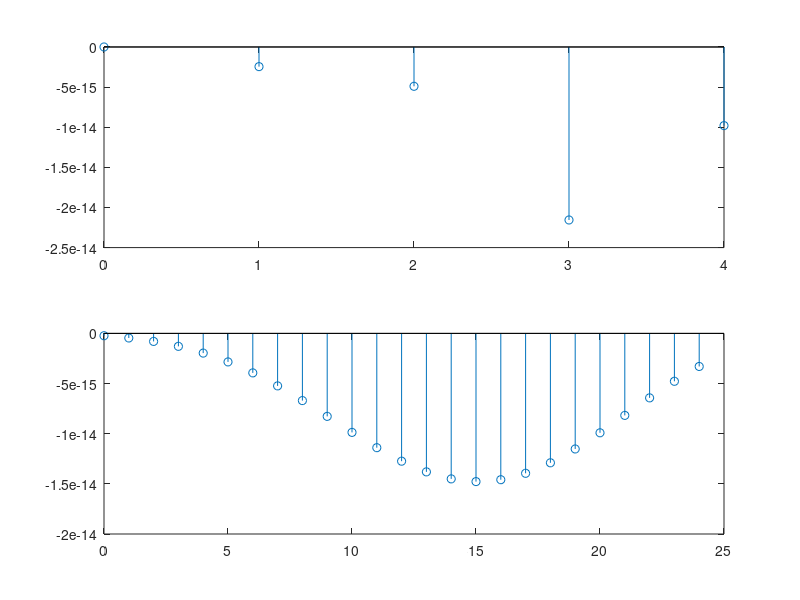

Write the MATLAB code that produced this figure.
clc
clear

n = input('Enter the upsampling factor: ');
l = input('Enter the length of the input signal: ');
f1 = input('Enter the frequencry of first sinusoidal: ');
f2 = input('Enter the frequency of seconde sinusoidal: ');

t = 0:l-1;
x = sin(2*pi*f1*t) + sin(2*pi*f2*t);
y = interp(x, n);

subplot(211);
stem(t, x(1: l));

t1 = 0: l*n -1;
subplot(212);
stem(t1, y(1: l*n));